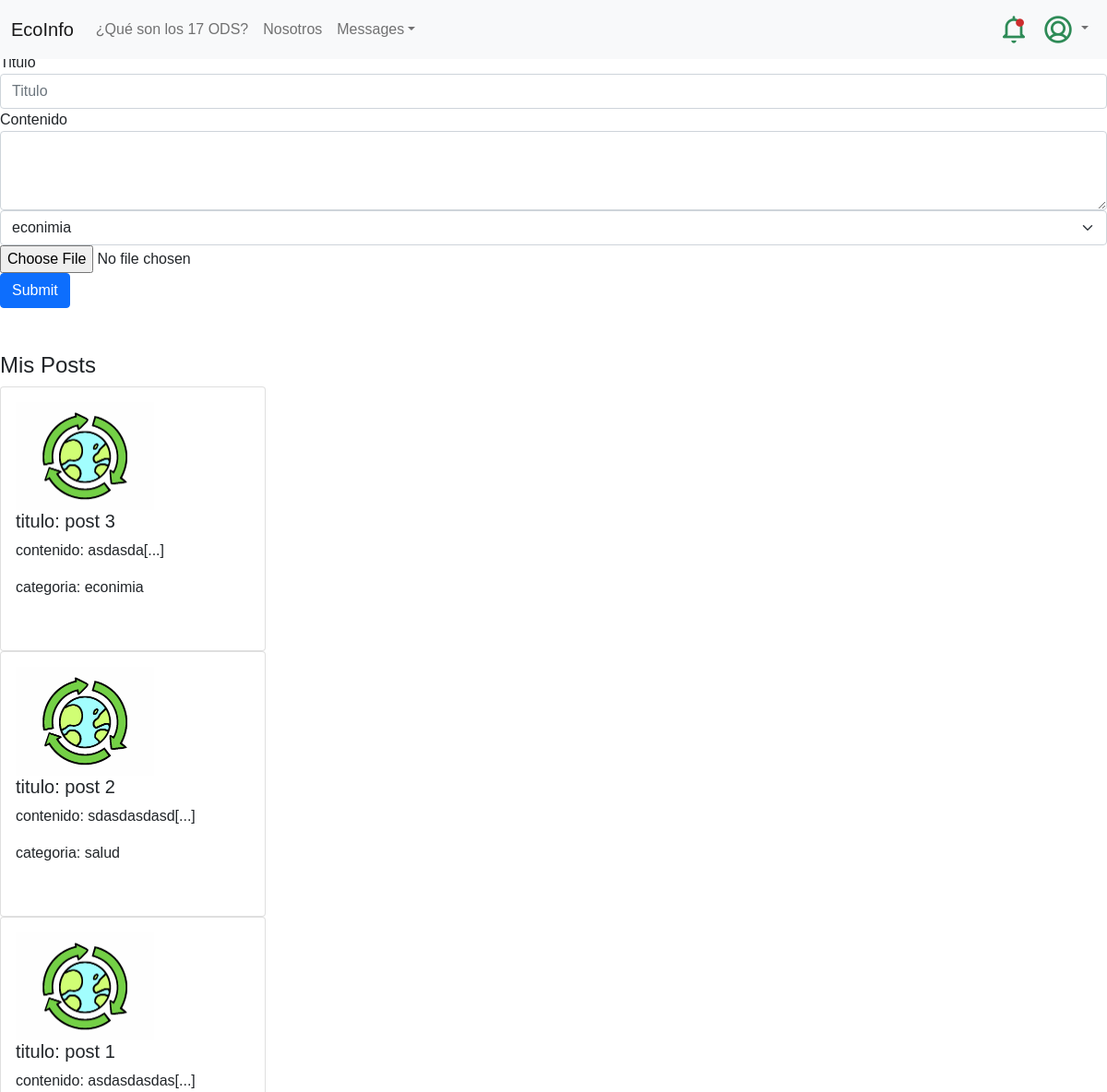
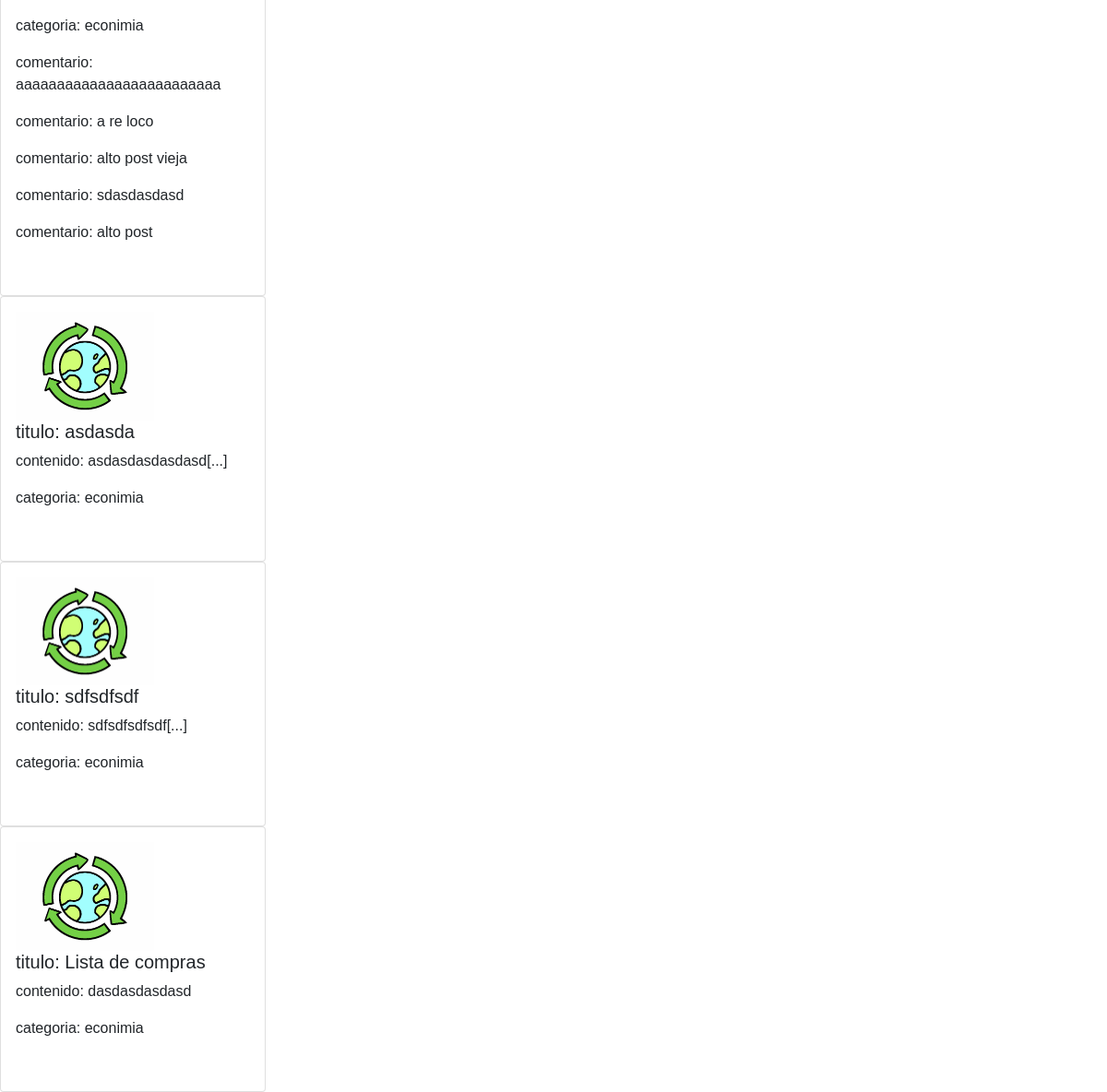
The app's page /perfil_usuario/ (signed in) with its own data (2 pictures, top to bottom).
### feed/models.py (models this page shows, shortened)
class post(models.Model):
    posteador = models.ForeignKey(User, on_delete=models.CASCADE, null=True)
    titulo = models.CharField(max_length=100)
    contenido = models.TextField()
    pre_contenido = models.TextField()
    categoria = models.ForeignKey(categoria, on_delete=models.CASCADE,  default=1, null=False)
    creado_en = models.DateTimeField(auto_now_add=True)
    actualizado_en = models.DateTimeField(auto_now=True)
    me_gusta = models.IntegerField(default=0)
    no_megusta = models.IntegerField(default=0)
    imagen = models.FileField(upload_to='imagenes_posts', default='post_default.jpg')
    visitas = models.IntegerField(default=0)

class categoria(models.Model):
    name = models.CharField(max_length=50)
    imagen = models.ImageField(upload_to='categoria',default='categoria_default.png')
    def __str__(self):
        return self.name

class comentario(models.Model):
    post = models.ForeignKey(post, on_delete=models.CASCADE)
    comentador = models.ForeignKey(User, on_delete=models.CASCADE, null=True)
    contenido = models.TextField()
    creado_en = models.DateTimeField(auto_now_add=True)
    actualizado_en = models.DateTimeField(auto_now=True)

### feed/views.py (the view)
# urls.py: path('perfil_usuario/',views.perfil_usuario, name='perfil_usuario'),
@login_required
def perfil_usuario(request):
    notif_user = notificaciones.objects.filter(post__posteador_id=request.user.id ).exclude(usuario_id = request.user.id).order_by('creado_en').reverse()[:10]
    posteos = post.objects.filter(posteador_id=request.user.id)
    comentarios = comentario.objects.filter().exclude(comentador_id=request.user.id).order_by('creado_en').reverse()
    categorias = categoria.objects.all()
    contexto = {'posteos':posteos, 'comentarios':comentarios, 'categorias':categorias, 'notif_user':notif_user}
    return render(request,"perfil_usuario.html",contexto)

### feed/templates/perfil_usuario.html (shortened to what this page needs)
{% extends "base.html" %}
{% block content %}
    <h1>este es el perfil de usuario</h1>
    <form action="{% url 'agregar_post' %} " method="POST"  enctype="multipart/form-data"> {% csrf_token %}
        <div class="form-group">
            <label for="titulo">Titulo</label>
            <input type="text" class="form-control" id="txttitulo" name="txttitulo" placeholder="Titulo">
        </div>
        <div class="form-group">
            <label for="contenido">Contenido</label>
            <textarea class="form-control" id="txtcontenido" name="txtcontenido" rows="3"></textarea>
        </div>
        <div class="form-group">
            <select class="form-gourp form-select" name="txtcategoria" id="txtcategoria" required>
                {% for categoria in categorias %}
                    <option value="{{categoria.id}}" >{{categoria.name}}</option>
                {% endfor %}
              </select>
        </div>
        <div >
            <input type="file" id="txtimagen"  name="txtimagen">
        </div>
        <button type="submit" class="btn btn-primary">Submit</button>
    </form>
     <br>
     <br>
     <h4>Mis Posts</h4>
     {% for post in posteos %}
     <div class="card" style="width: 18rem;">
         <div class="card-body">
            <img src="{{post.imagen.url}}" alt="{{post.tipo_17_ODS}}" style="width:150px;">
             <h5 class="card-title">titulo: {{ post.titulo }}</h5>
             <p class="card-text">contenido: {{ post.pre_contenido }}</p>
             <p class="card-text">  categoria: {{post.categoria}} </p>
             {% for comentario in comentarios %}
             {% if comentario.post_id == post.id %}
                 <p class="card-text">comentario: {{ comentario.contenido }}</p>
             {% endif %}
             {% endfor %}
             <br>
         </div>
     </div>
 {% endfor %}
{% endblock %}

### feed/static/css/estilos.css (style rules this page uses)
html, body { height: 100%; margin: 0; font-family: Helvetica; width: 100%; }

### records on screen
post: imagen (placeholder picture), titulo "post 3", pre_contenido "asdasda[...]", categoria "econimia"
post: imagen (placeholder picture), titulo "post 2", pre_contenido "sdasdasdasd[...]", categoria "salud"
post: imagen (placeholder picture), titulo "post 1", pre_contenido "asdasdasdas[...]", categoria "econimia"
comentario: contenido "aaaaaaaaaaaaaaaaaaaaaaaaa"
comentario: contenido "a re loco"
comentario: contenido "alto post vieja"
comentario: contenido "sdasdasdasd"
comentario: contenido "alto post"
post: imagen (placeholder picture), titulo "asdasda", pre_contenido "asdasdasdasdasd[...]", categoria "econimia"
post: imagen (placeholder picture), titulo "sdfsdfsdf", pre_contenido "sdfsdfsdfsdf[...]", categoria "econimia"
post: imagen (placeholder picture), titulo "Lista de compras", pre_contenido "dasdasdasdasd", categoria "econimia"

### other values on screen
form field txtcategoria "econimia"
